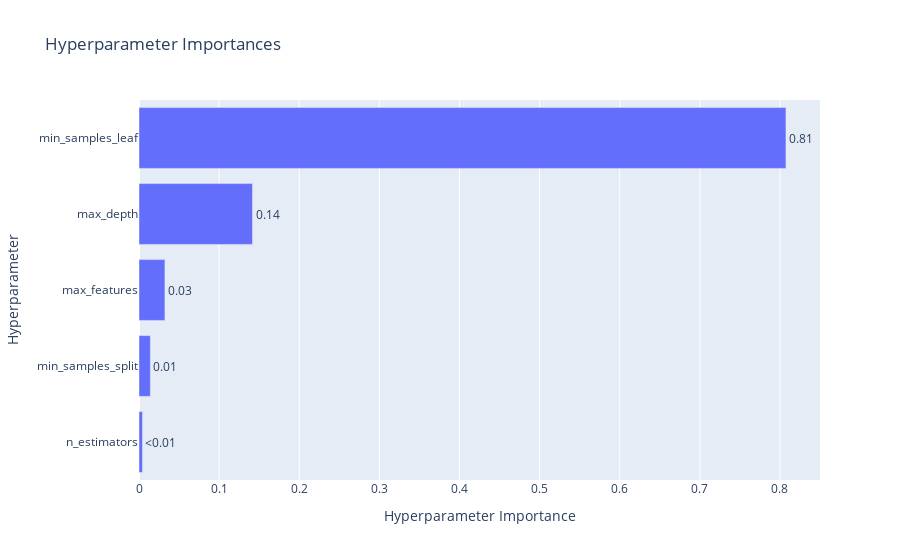

Write notebook code for a chart like this one.
### Code cell
optuna.visualization.plot_param_importances(study)

### Figure 1 — Plotly figure (JSON) as saved in the notebook; plotly's stock layout.template omitted (floating-point values rounded to 4 significant figures)
{"data": [{"cliponaxis": false, "hovertemplate": ["n_estimators (IntDistribution): 0.0043351255824695106<extra></extra>", "min_samples_split (IntDistribution): 0.014191148694879465<extra></extra>", "max_features (CategoricalDistribution): 0.03234845090292846<extra></extra>", "max_depth (IntDistribution): 0.14167169518683953<extra></extra>", "min_samples_leaf (IntDistribution): 0.8074535796328832<extra></extra>"], "name": "Objective Value", "orientation": "h", "text": ["<0.01", "0.01", "0.03", "0.14", "0.81"], "textposition": "outside", "type": "bar", "x": [0.004335, 0.01419, 0.03235, 0.1417, 0.8075], "y": ["n_estimators", "min_samples_split", "max_features", "max_depth", "min_samples_leaf"]}], "layout": {"title": {"text": "Hyperparameter Importances"}, "xaxis": {"title": {"text": "Hyperparameter Importance"}}, "yaxis": {"title": {"text": "Hyperparameter"}}}}
